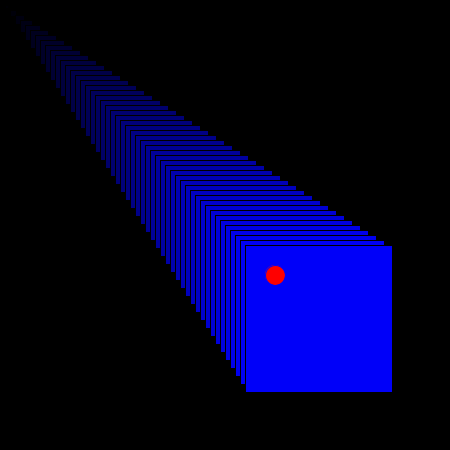
Frame 1 (no input)
Frame 60 (the mouse pressed at the canvas centre just before this capture): identical to frame 1, image omitted
Frame 120 (the mouse held since frame 60 and released just before this capture): identical to frame 1, image omitted

The Processing sketch that drew this single still picture (run headless with seeded random() and noise(); from frame 60 on, the mouse is pressed at the canvas centre):

// Processing sketch: b_loops
// ── b_loops.pde
//LOOPS
void setup()
{
  size(450,450);
  stroke(255,0,0);
}
void draw()
{
  background(0,0,0);
  stroke(0,0,0);
  
  for(int i=0;i<50;i++)
  {
    fill(0,0,map(i,0,50,0,255));
    rect(i*5,i*5,i*3,i*3);
  }
  stroke(0,0,255);
  fill(255,0,0);
  ellipse(275,275,20,20);
}
